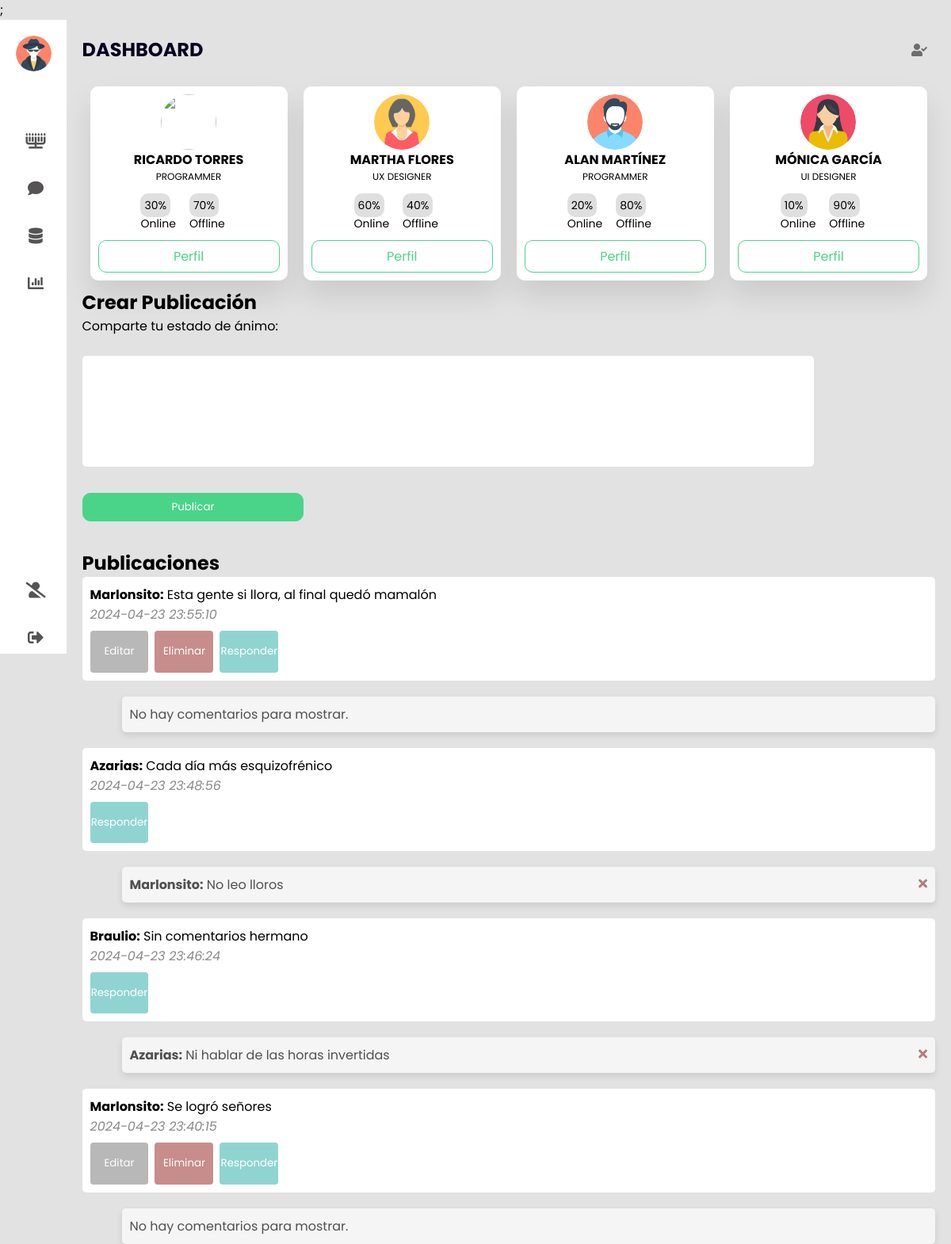
Page /dashboard.php (signed in) on the committed database.
### tables this page shows
CREATE TABLE `publicaciones` (
  `id` int(11) NOT NULL,
  `id_usuario` int(11) DEFAULT NULL,
  `contenido` text DEFAULT NULL,
  `fecha_creacion` timestamp NOT NULL DEFAULT current_timestamp(),
  `fecha_actualizacion` timestamp NOT NULL DEFAULT current_timestamp() ON UPDATE current_timestamp()
);

CREATE TABLE `usuarios` (
  `id` int(11) NOT NULL,
  `nombre_usuario` varchar(255) DEFAULT NULL,
  `correo_electronico` varchar(255) DEFAULT NULL,
  `contraseña` varchar(255) DEFAULT NULL,
  `rol` varchar(50) DEFAULT NULL,
  `fecha_creacion` timestamp NOT NULL DEFAULT current_timestamp(),
  `fecha_actualizacion` timestamp NOT NULL DEFAULT current_timestamp() ON UPDATE current_timestamp()
);

CREATE TABLE `comentarios` (
  `id` int(11) NOT NULL,
  `id_publicacion` int(11) DEFAULT NULL,
  `id_usuario` int(11) DEFAULT NULL,
  `contenido` text DEFAULT NULL,
  `fecha_creacion` timestamp NOT NULL DEFAULT current_timestamp(),
  `fecha_actualizacion` timestamp NOT NULL DEFAULT current_timestamp() ON UPDATE current_timestamp()
);

### dashboard.php (the view, shortened to what this page needs)
<?php
$id_usuario_actual = $_SESSION["id"];
include_once("db_connection.php");
$sql_publicaciones = "SELECT p.*, u.nombre_usuario FROM publicaciones p INNER JOIN usuarios u ON p.id_usuario = u.id ORDER BY p.fecha_creacion DESC";
$resultado_publicaciones = mysqli_query($conn, $sql_publicaciones);
?>
<!DOCTYPE html>
<html lang="en">
<head>
    <span style="font-family: verdana, geneva, sans-serif">
    <link rel="stylesheet" href="styles_2.css" />
    <link rel="stylesheet" href="https://cdnjs.cloudflare.com/ajax/libs/font-awesome/5.15.4/css/all.min.css"/>
</head>
<body>
    <div class="container">
    <nav>
        <ul>
            <li><a href="#" class="logo">
                <img src="img/spy.png" alt="">
                <span class="nav-item">ADMIN</span>
            </a></li>
            <li><a href="#">
            <i class="fas fa-menorah"></i>
            </a></li>
            <li><a href="#">
            <i class="fas fa-comment"></i>
            </a></li>
            <li><a href="#">
            <i class="fas fa-database"></i>
            </a></li>
            <li><a href="#">
            <i class="fas fa-chart-bar"></i>
            </a></li>
            <li><a href="eliminar_cuenta.php" onclick="confirmarEliminarCuenta()" class="delete">
            <i class="fas fa-user-slash"></i>
            </a></li>
            <li><a href="cerrarSesion.php" class="logout">
            <i class="fas fa-sign-out-alt"></i>
            </a></li>
        </ul>
        </nav>
        <section class="main">
        <div class="main-top">
            <h1>DASHBOARD</h1>
            <i class="fas fa-user-check"></i>
        </div>
        <div class="users">
            <div class="card">
            <img src="img/cowboy.png">
            <h4>Ricardo Torres</h4>
            <p>programmer</p>
            <div class="per">
                <table>
                <tr>
                    <td><span>30%</span></td>
                    <td><span>70%</span></td>
                </tr>
                <tr>
                    <td>Online</td>
                    <td>Offline</td>
                </tr>
                </table>
            </div>
            <button>Perfil</button>
            </div>
            <div class="card">
            <img src="img/human.png">
            <h4>Martha Flores</h4>
            <p>Ux designer</p>
            <div class="per">
                <table>
                <tr>
                    <td><span>60%</span></td>
                    <td><span>40%</span></td>
                </tr>
                <tr>
                    <td>Online</td>
                    <td>Offline</td>
                </tr>
                </table>
            </div>
            <button>Perfil</button>
            </div>
            <div class="card">
            <img src="img/man_2.png">
            <h4>Alan Martínez</h4>
            <p>programmer</p>
            <div class="per">
                <table>
                <tr>
                    <td><span>20%</span></td>
                    <td><span>80%</span></td>
                </tr>
                <tr>
                    <td>Online</td>
                    <td>Offline</td>
                </tr>
                </table>
            </div>
            <button>Perfil</button>
            </div>
            <div class="card">
            <img src="img/woman.png">
            <h4>Mónica García</h4>
            <p>Ui designer</p>
            <div class="per">
                <table>
                <tr>
                    <td><span>10%</span></td>
                    <td><span>90%</span></td>
                </tr>
                <tr>
                    <td>Online</td>
                    <td>Offline</td>
                </tr>
                </table>
            </div>
            <button>Perfil</button>
            </div>
        </div>
        <div class="publicacion-form">
    <h2>Crear Publicación</h2>
    <form action="dashboard.php" method="post">
        <label for="contenido">Comparte tu estado de ánimo:</label><br><br>
        <textarea id="contenido" name="contenido" rows="7" cols="80" required></textarea><br><br>
        <input type="submit" value="Publicar"><br><br>
    </form>
</div>
<div class="publicaciones">
    <h2>Publicaciones</h2>
    <?php
    if (mysqli_num_rows($resultado_publicaciones) > 0) {
        while ($publicacion = mysqli_fetch_assoc($resultado_publicaciones)) {
            echo "<div class='publicacion'>";
            echo "<div class='comentario-box'>";
            echo "<p><strong>{$publicacion['nombre_usuario']}:</strong> {$publicacion['contenido']}</p>";
            echo "<p class='fecha-publicacion'><em>{$publicacion['fecha_creacion']}</em></p>";
            if ($publicacion['id_usuario'] == $id_usuario_actual) {
                echo "<button class='editar-btn' data-id='{$publicacion['id']}'>Editar</button>";
                echo "<button class='eliminar-btn' data-id='{$publicacion['id']}'>Eliminar</button>";
            }
            echo "<button class='responder-btn' data-id='{$publicacion['id']}'>Responder</button>";
            echo "</div>";
            $id_publicacion = $publicacion['id'];
            $sql_comentarios = "SELECT c.*, u.nombre_usuario FROM comentarios c INNER JOIN usuarios u ON c.id_usuario = u.id WHERE id_publicacion = ?";
            $stmt_comentarios = mysqli_prepare($conn, $sql_comentarios);
            mysqli_stmt_bind_param($stmt_comentarios, "i", $id_publicacion);
            mysqli_stmt_execute($stmt_comentarios);
            $resultado_comentarios = mysqli_stmt_get_result($stmt_comentarios);
            if (mysqli_num_rows($resultado_comentarios) > 0) {
                echo "<div class='comentarios'>";
                while ($comentario = mysqli_fetch_assoc($resultado_comentarios)) {
                    echo "<div class='comentario comentario-box'>";
                    echo "<p><strong>{$comentario['nombre_usuario']}:</strong> {$comentario['contenido']}</p>";
                    echo "<i class='fas fa-times close-icon' data-id='{$comentario['id']}'></i>";
                    echo "</div>";
                }
                echo "</div>";
            } else {
                echo "<div class='comentario comentario-box'>";
                echo "<p>No hay comentarios para mostrar.</p>";
                echo "</div>";
            }
            echo "</div>";
        }
    } else {
        echo "<p>No hay publicaciones para mostrar.</p>";
    }
    ?>
</div>
            </div>
</body>
</html>

### styles_2.css (style rules this page uses)
* { margin: 0; padding: 0; box-sizing: border-box; font-family: 'Poppins', sans-serif; }
body { background: #dfe9f5; }
h1 { font-size: 1.5rem; color: #07001f; margin-bottom: 1.2rem; }
form input { width: 92%; outline: none; border: 1px solid #fff; padding: 12px 20px; margin-bottom: 10px; border-radius: 20px; background: #e4e4e4; }
button { font-size: 1rem; margin-top: 0.5rem; padding: 10px 0; border-radius: 20px; outline: none; border: none; width: 90%; background: rgb(17, 107, 143); color: #fff; cursor: pointer; }
* { margin: 0; padding: 0; outline: none; border: none; text-decoration: none; box-sizing: border-box; font-family: "Poppins", sans-serif; }
body { background: rgb(226, 226, 226); }
nav { position: sticky; top: 0; bottom: 0; height: 100vh; left: 0; width: 90px; background: #fff; overflow: hidden; transition: 1s; }
.logo { text-align: center; display: flex; margin: 10px 0 0 10px; padding-bottom: 3rem; }
.logo img { width: 45px; height: 45px; border-radius: 50%; }
.logo span { font-weight: bold; padding-left: 15px; font-size: 18px; text-transform: uppercase; }
a { position: relative; width: 280px; font-size: 14px; color: rgb(85, 83, 83); display: table; padding: 10px; }
nav .fas { position: relative; width: 70px; height: 40px; top: 20px; font-size: 20px; text-align: center; }
.nav-item { position: relative; top: 12px; margin-left: 10px; }
.logout { position: absolute; bottom: 0; }
.delete { position: absolute; bottom: 60; }
.container { display: flex; }
.main { position: relative; padding: 20px; width: 100%; }
.main-top { display: flex; width: 100%; }
.main-top i { position: absolute; right: 0; margin: 10px 30px; color: rgb(110, 109, 109); cursor: pointer; }
.main .users { display: flex; width: 100%; }
.users .card { width: 25%; margin: 10px; background: #fff; text-align: center; border-radius: 10px; padding: 10px; box-shadow: 0 20px 35px rgba(0, 0, 0, 0.1); }
.users .card img { width: 70px; height: 70px; border-radius: 50%; }
.users .card h4 { text-transform: uppercase; }
.users .card p { font-size: 12px; margin-bottom: 15px; text-transform: uppercase; }
.users table { margin: auto; }
.users .per span { padding: 5px; border-radius: 10px; background: rgb(223, 223, 223); }
.users td { font-size: 14px; padding-right: 15px; }
.users .card button { width: 100%; margin-top: 8px; padding: 7px; cursor: pointer; border-radius: 10px; background: transparent; color: #4AD489; border: 1px solid #4AD489; }
.publicacion-form input[type="submit"] { width: 26%; margin-top: 8px; padding: 7px; cursor: pointer; border-radius: 10px; background: #4AD489; color: #fff; border: 1px solid #4AD489; }
.comentario-box { background-color: #ffffff; padding: 10px; border-radius: 5px; margin-bottom: 10px; }
.publicaciones .comentario-box p em { color: #888888; }
.editar-btn { background-color: rgb(184, 184, 184); border: none; border-radius: 4px; margin-right: 8px; width: 7%; height: 3.5%; font-size: smaller; }
textarea { border-radius: 5px; resize: none; }
.eliminar-btn { background-color: rgb(199, 141, 141); border: none; border-radius: 4px; margin-right: 8px; width: 7%; height: 3.5%; font-size: smaller; }
.responder-btn { background-color: #90d4d1; border: none; border-radius: 4px; margin-right: 8px; width: 7%; height: 3.5%; font-size: smaller; }
.comentario.comentario-box { box-shadow: 0 4px 8px rgba(0, 0, 0, 0.1); background-color: #f5f5f5; color: #505050; margin-left: 50px; }
.comentario-box { padding: 10px; margin-bottom: 20px; position: relative; }
.comentario-box .close-icon { position: absolute; top: 13px; right: 10px; cursor: pointer; }
.comentario-box i { color: #b67c7c; }

### rows in the picture
publicaciones: id_usuario.nombre_usuario "Marlonsito", contenido "Esta gente si llora, al final quedó mamalón", fecha_creacion "2024-04-23 23:55:10", shows "No hay comentarios para mostrar."
publicaciones: id_usuario.nombre_usuario "Azarias", contenido "Cada día más esquizofrénico", fecha_creacion "2024-04-23 23:48:56"
comentarios: id_usuario.nombre_usuario "Marlonsito", contenido "No leo lloros"
publicaciones: id_usuario.nombre_usuario "Braulio", contenido "Sin comentarios hermano", fecha_creacion "2024-04-23 23:46:24"
comentarios: id_usuario.nombre_usuario "Azarias", contenido "Ni hablar de las horas invertidas"
publicaciones: id_usuario.nombre_usuario "Marlonsito", contenido "Se logró señores", fecha_creacion "2024-04-23 23:40:15", shows "No hay comentarios para mostrar."
